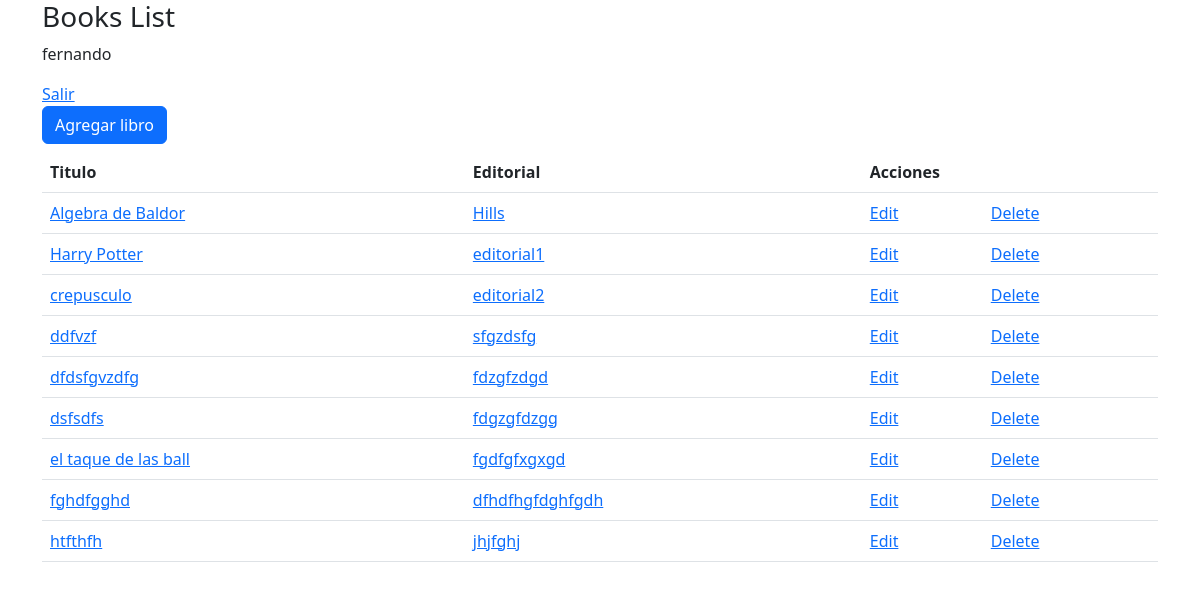
Before: /books/ (signed in) with the older database file.
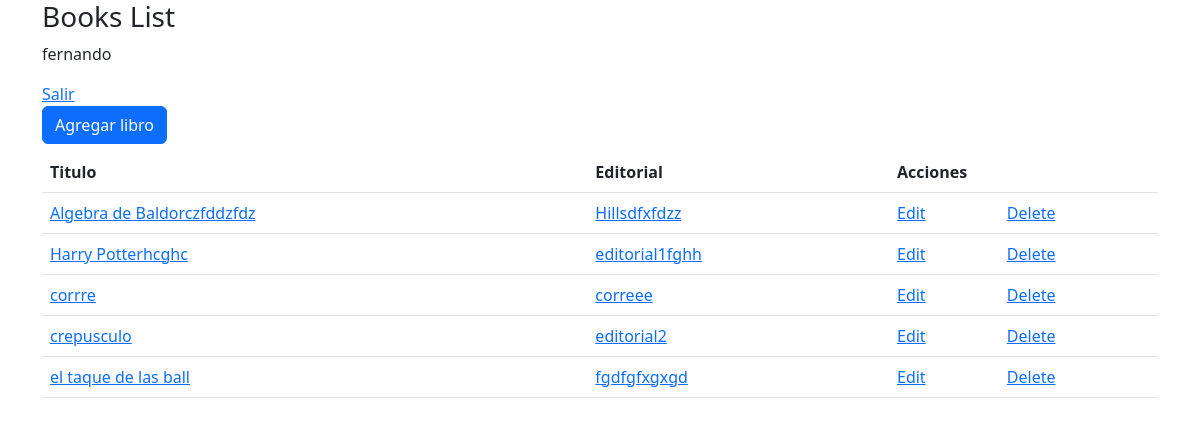
After: the same page with the newer database file.
### books/models.py (models this page shows, shortened)
class Book(models.Model):
    titulo = models.CharField(max_length=20)
    editorial = models.CharField(max_length=20)
    STATUS = (
        ('a', 'Activo'),
        ('m', 'Mantenimiento'),
        ('r', 'Reservado')
    )
    state = models.CharField(max_length=1, choices=STATUS, blank=True, default='a')
    TIPOS_BOOK = [
        ('P', 'Pasta'),
        ('D', 'Digital')
    ]
    type = models.CharField(max_length=1, choices=TIPOS_BOOK, blank=True, default='P')
    COLORS = (
        (1, 'Azul'),
        (2, 'Rojo'),
        (3, 'Amarillo'),
        (4, 'Verde')
    )
    favorite_color = models.CharField(max_length=225, choices=COLORS, blank=True, default='')
    owner = models.ForeignKey(User, on_delete=models.CASCADE, default=1)
    class Meta:
        ordering = ["titulo"]

### books/views.py (the view)
@login_required
def books_list(request):
    num_session = request.session.get('numero_visitas', 0)
    request.session['numero_visitas']= num_session + 1
    print('numero de visitas = ', num_session + 1)
    books = models.Book.objects.filter(owner = request.user)
    context = {'books':books}
    return render(request, 'books_list.html', context)

### books/templates/books_list.html (shortened to what this page needs)
{% extends 'base.html' %}
{% block content %}
<a href="new" class="btn btn-primary mb-2">Agregar libro</a>
<table class="table">
    <thead>
        <tr>
            <th>Titulo</th>
            <th>Editorial</th>
            <th colspan="2">Acciones</th>
        </tr>
    </thead>
    <tbody>
        {% for book in books %}
        <tr>
            <td> <a href="{{book.id}}">{{book.titulo}}</a> </td>
            <td> <a href="/books/{{book.id}}">{{book.editorial}}</a> </td>
            <td> <a href="/books/{{book.id}}/edit">Edit</a> </td>
            <td> <a href="/books/{{book.id}}/delete">Delete</a> </td>
        </tr>
        {% endfor %}
    </tbody>
</table>
{% endblock %}

### books/templates/base.html (shortened to what this page needs)
{% load static %}
<!DOCTYPE html>
<html lang="en">
<head>
    <link href="https://cdn.jsdelivr.net/npm/bootstrap@5.3.0/dist/css/bootstrap.min.css" rel="stylesheet">
<body>
    <article class="container">
        <section class="jumbotron">
            <h3>Books List</h3>
        {% if user.is_authenticated %}
        <p> {{user.username}} </p>
          <a href="{% url 'logout' %}">Salir</a>
        {% else %}
          <a href="{% url 'login' %}">Login</a>
        {% endif %}
        </section>
        <!-- {% load static %}
        <img src=" {%  static 'logo.png' %} " alt=""> -->
        {% block content %}{% endblock %}
    </article>
    {% load sweetify %}
</body>
</html>

Changed rows visible on the page:
removed Book: titulo "ddfvzf", editorial "sfgzdsfg"
removed Book: titulo "dfdsfgvzdfg", editorial "fdzgfzdgd"
removed Book: titulo "dsfsdfs", editorial "fdgzgfdzgg"
removed Book: titulo "fghdfgghd", editorial "dfhdfhgfdghfgdh"
removed Book: titulo "htfthfh", editorial "jhjfghj"
changed Book: titulo "Algebra de Baldor" → "Algebra de Baldorczfddzfdz"; editorial "Hills" → "Hillsdfxfdzz"
changed Book: titulo "Harry Potter" → "Harry Potterhcghc"; editorial "editorial1" → "editorial1fghh"
added Book: titulo "corrre", editorial "correee"
